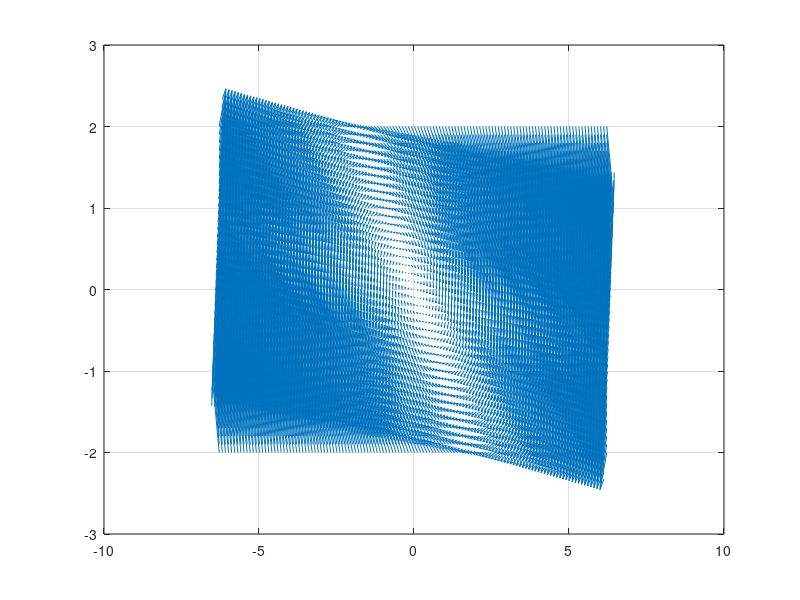

MATLAB code for this plot: (Note: this script raises an error after producing the figure.)
%% Problem 1
%Author - Roshan Pradhan
clear 
close all
clc

%% Part a

% initialise parameters
m=1; l=1; g=1; b=1; u=0;
theta= -2*pi:0.1:2*pi; theta_dot = -2*g/l:0.1:2*g/l;

for i=1:length(theta)
    for j=1:length(theta_dot)
        x_vect(i,j) = theta_dot(j);
        y_vect(i,j) = (u-b*theta_dot(j)-m*g*l*(theta(i)))/(m*l^2);
    end
end

[X,Y] = meshgrid(theta,theta_dot);

quiver( transpose(X), transpose(Y) , x_vect, y_vect,3)
hold on
grid on

% ODE45
[t,y] = ode45(@(t,y) simple_pend(t,y, u, m,g,l, b),[0 10],[pi; 0.6]);
plot(y(:,1), y(:,2),'-o')

%% Part b
m=1; l=1; g=1;b=1; u=0;
theta= -2*pi:0.1:2*pi; theta_dot = -2*g/l:0.1:2*g/l;

for i=1:length(theta)
    for j=1:length(theta_dot)
        x_vect(i,j) = theta_dot(j);
        y_vect(i,j) = (u-b*theta_dot(j)+m*g*l*(theta(i)))/(m*l^2);
    end
    
end

[X,Y] = meshgrid(theta,theta_dot);

figure(2)
quiver( transpose(X), transpose(Y) , x_vect, y_vect,3)
hold on
grid on

[t,y] = ode45(@(t,y) simple_pend_shift(t,y, u, m,g,l, b),[0 5],[0; 0.6]);

plot(y(:,1), y(:,2),'-o')

%% Part c
k1 = 5; k2=1;

theta= -2*pi:0.1:2*pi; theta_dot = -2*g/l:0.1:2*g/l;

for i=1:length(theta)
    for j=1:length(theta_dot)
        x_vect(i,j) = theta_dot(j);
        y_vect(i,j) = (-[k1,k2]*[theta(i); theta_dot(j)]-b*theta_dot(j)+m*g*l*(theta(i)))/(m*l^2);
    end
    
end

[X,Y] = meshgrid(theta,theta_dot);

figure(3)
quiver( transpose(X), transpose(Y) , x_vect, y_vect,3.5)
hold on
grid on

[t,y] = ode45(@(t,y) simple_pend_PD(t,y, m,g,l, b, k1, k2),[0 10],[0; 0.6]);
plot(y(:,1), y(:,2),'-o')

%% Part d
Q = [5,0;0,1]; R = 1; Qf = eye(2);
A = [0, 1; 1, -1]; B = [0;1]; Tf = 10; T_run = 10;

% Find S(t)
[t2, S] = ode45( @(t2, S)riccati(t2, S , Q, B, R, A ), [Tf 0], [Qf(1,1); Qf(1,2); Qf(2,1); Qf(2,2)] );

figure(4)
plot(t2(:,1), S(:,1:4));

% find optimal gain
for i =1:size(t2,1)
    k_opt(i,1:2) = R^(-1)*transpose(B)*[S(i,1), S(i,2); S(i,3), S(i,4)]/2;
end

% plot response
[t1,y1] = ode45(@(t1,y1)opt_pend(t1,y1, m,g,l, b, k_opt, t2),[0 T_run],[0; 0.6]);
figure(5)
plot(y1(:,1), y1(:,2),'-x')
grid on
hold on

% interpolate final gain
K_fin = interp1(t2, k_opt, t1(end,1));

for i=1:length(theta)
    for j=1:length(theta_dot)
        x_vect(i,j) = theta_dot(j);
        y_vect(i,j) = ( -K_fin*[theta(i); theta_dot(j)] - b*theta_dot(j) + m*g*l*theta(i) )/(m*l^2) ; 
    end
end

[X,Y] = meshgrid(theta,theta_dot);
quiver( transpose(X), transpose(Y) , x_vect, y_vect,3.5 )